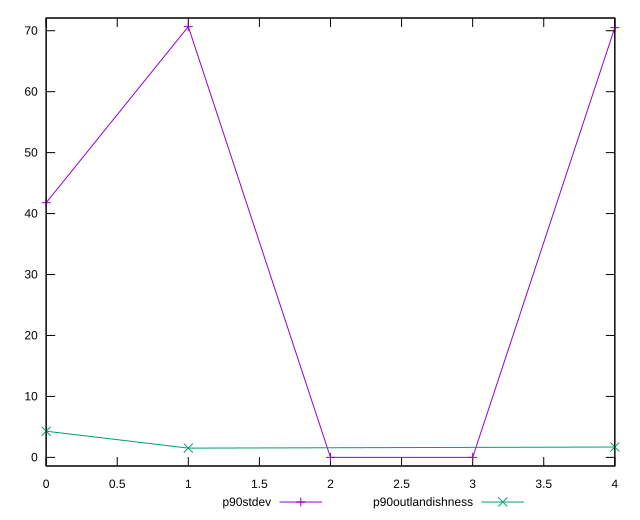

Write the gnuplot code that produced this figure.
reset

$p90Stdev <<EOF
0 41.77761262683022
1 70.67326781550267
2 0
3 0
4 70.51400978969491
EOF

$p90Outlandishness <<EOF
0 4.293184
1 1.5194357057532195
4 1.7012854444444445
EOF

set key outside below
set xrange [0:4]
set yrange [-1.4134653563100534:72.08673317181272]
set trange [-1.4134653563100534:72.08673317181272]
set terminal svg size 640, 520 enhanced background rgb 'white'
set output "report_00009_2021-02-08T22-37-41.559Z/unminified-javascript/progression/stddev.svg"

plot $p90Stdev title "p90stdev" with linespoints, \
     $p90Outlandishness title "p90outlandishness" with linespoints

reset
